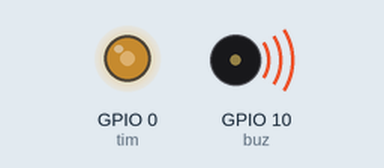
This program was run on a simulated ESP32 board running MicroPython. Shown: output pins drawn as LEDs (lit = HIGH), buzzer (waves = sounding). At 12.0 s the program stops and its outputs stay as they are.

Above: at 0.15 s.
At 11.8 s:
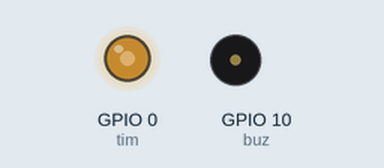
Timing chart, 0 to 13.3 s (numbered marks = the images above):
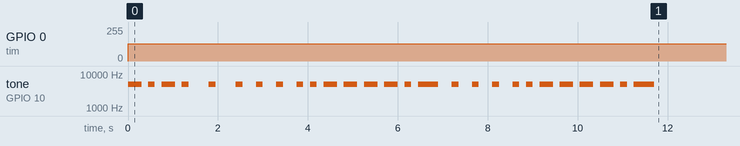

The program:

main.py
```python
# https://forum.pycom.io/topic/802/example-pwm-mariobros
# Based on http://wiki.micropython.org/Play-Tone
import time
from machine import Pin,  PWM

# define frequency for each tone
B0  = 31
C1  = 33
CS1 = 35
D1  = 37
DS1 = 39
E1  = 41
F1  = 44
FS1 = 46
G1  = 49
GS1 = 52
A1  = 55
AS1 = 58
B1  = 62
C2  = 65
CS2 = 69
D2  = 73
DS2 = 78
E2  = 82
F2  = 87
FS2 = 93
G2  = 98
GS2 = 104
A2  = 110
AS2 = 117
B2  = 123
C3  = 131
CS3 = 139
D3  = 147
DS3 = 156
E3  = 165
F3  = 175
FS3 = 185
G3  = 196
GS3 = 208
A3  = 220
AS3 = 233
B3  = 247
C4  = 262
CS4 = 277
D4  = 294
DS4 = 311
E4  = 330
F4  = 349
FS4 = 370
G4  = 392
GS4 = 415
A4  = 440
AS4 = 466
B4  = 494
C5  = 523
CS5 = 554
D5  = 587
DS5 = 622
E5  = 659
F5  = 698
FS5 = 740
G5  = 784
GS5 = 831
A5  = 880
AS5 = 932
B5  = 988
C6  = 1047
CS6 = 1109
D6  = 1175
DS6 = 1245
E6  = 1319
F6  = 1397
FS6 = 1480
G6  = 1568
GS6 = 1661
A6  = 1760
AS6 = 1865
B6  = 1976
C7  = 2093
CS7 = 2217
D7  = 2349
DS7 = 2489
E7  = 2637
F7  = 2794
FS7 = 2960
G7  = 3136
GS7 = 3322
A7  = 3520
AS7 = 3729
B7  = 3951
C8  = 4186
CS8 = 4435
D8  = 4699
DS8 = 4978

# set up pin PWM timer for output to buzzer or speaker
buz = Pin("P10") # Pin Y2 with timer 8 Channel 2
tim = PWM(0, frequency=300)
ch = tim.channel(2, duty_cycle=0.5, pin=buz)

# play all tone
note = [B0, C1, CS1, D1, DS1, E1, F1, FS1, G1, GS1, A1, AS1, B1, C2, CS2, D2, DS2, E2, F2, FS2, G2, GS2, A2, AS2, B2, C3, CS3, D3, DS3, E3, F3, FS3,
G3, GS3, A3, AS3, B3, C4, CS4, D4, DS4, E4, F4, FS4, G4, GS4, A4, AS4, B4, C5, CS5, D5, DS5, E5, F5, FS5, G5, GS5, A5, AS5, B5, C6, CS6, D6,
DS6, E6, F6, FS6, G6, GS6, A6, AS6, B6, C7, CS7, D7, DS7, E7, F7, FS7, G7, GS7, A7, AS7, B7, C8, CS8, D8, DS8]


#for i in note:
#    print(i)
#    tim=PWM(0, frequency=i)
#    ch.duty_cycle(0.30)
#    time.sleep(0.3)


mario = [E7, E7, 0, E7, 0, C7, E7, 0, G7, 0, 0, 0, G6, 0, 0, 0, C7, 0, 0, G6, 0, 0, E6, 0, 0, A6, 0, B6, 0, AS6, A6, 0, G6, E7, 0, G7, A7, 0, F7, G7, 0, E7, 0,C7, D7, B6, 0, 0, C7, 0, 0, G6, 0, 0, E6, 0, 0, A6, 0, B6, 0, AS6, A6, 0, G6, E7, 0, G7, A7, 0, F7, G7, 0, E7, 0,C7, D7, B6, 0, 0]

# play Mario Bros tone example
# source from here http://www.linuxcircle.com/2013/03/31/playing-mario-bros-tune-with-arduino-and-piezo-buzzer/
for i in mario:
    if i == 0:
        ch.duty_cycle(0)
    else:
        tim=PWM(0, frequency=i)  # change frequency for change tone
        ch.duty_cycle(0.50)
    time.sleep(0.150)
```

Measured:
- by itself, GPIO 0 (tim): 0/255 → 128/255 at 0.00 s
- by itself, tone on GPIO 10 (buz): plays 5000 Hz for 0.30 s, 5000 Hz for 0.15 s, 5000 Hz for 0.30 s, 5000 Hz for 0.15 s, 5000 Hz for 0.15 s, 5000 Hz for 0.15 s … (27 notes in this stretch)
